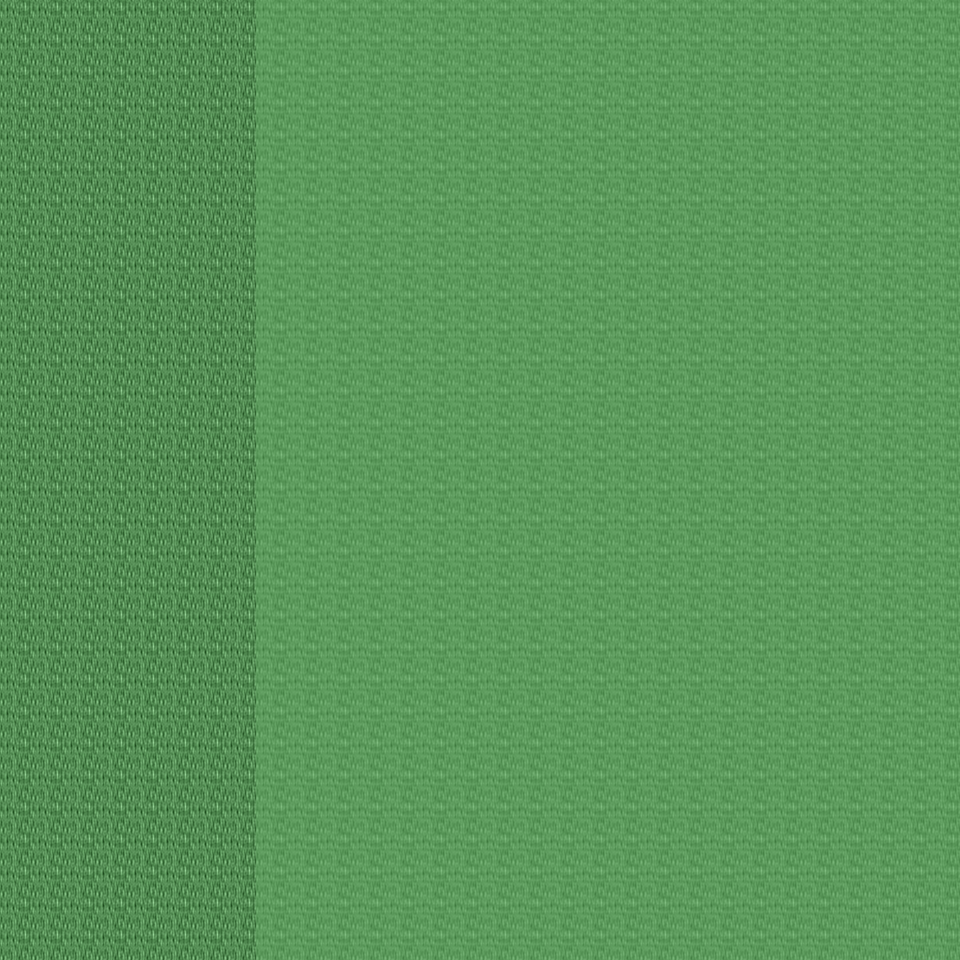

A 2D game scene composited from a Tiled map and its tileset images. What follows is a short description and the map's XML, with each tile layer's data collapsed to a summary:
An orthogonal 30x30 tile map with 32x32 px tiles, 6 tile layers (Ground, Object, Object2, Above, ...), 28 tilesets and 2 objects (2x mapchange).

<map version="1.0" orientation="orthogonal" renderorder="right-down" width="30" height="30" tilewidth="32" tileheight="32" nextobjectid="3">
  <tileset firstgid="1" name="tileset_ground_ground" tilewidth="32" tileheight="32" tilecount="33" columns="3">
    <image source="../drawable/tileset_ground_ground.png" width="96" height="352" />
  </tileset>
  <tileset firstgid="34" name="tileset_ground_ground_2" tilewidth="32" tileheight="32" tilecount="4" columns="4">
    <image source="../drawable/tileset_ground_ground_2.png" width="128" height="32" />
  </tileset>
  <tileset firstgid="38" name="tileset_ground_water_pool" tilewidth="32" tileheight="32" tilecount="72" columns="3">
    <image source="../drawable/tileset_ground_water_pool.png" width="96" height="768" />
  </tileset>
  <tileset firstgid="110" name="tileset_ground_ridge_earth_dark" tilewidth="32" tileheight="32" tilecount="96" columns="12">
    <image source="../drawable/tileset_ground_ridge_earth_dark.png" width="384" height="256" />
  </tileset>
  <tileset firstgid="206" name="tileset_plant_grasses" tilewidth="32" tileheight="32" tilecount="6" columns="3">
    <image source="../drawable/tileset_plant_grasses.png" width="96" height="64" />
  </tileset>
  <tileset firstgid="212" name="tileset_ground_rock_pebbles" tilewidth="32" tileheight="32" tilecount="3" columns="1">
    <image source="../drawable/tileset_ground_rock_pebbles.png" width="32" height="96" />
  </tileset>
  <tileset firstgid="215" name="tileset_plant_flower_daisy_yellow" tilewidth="32" tileheight="32" tilecount="8" columns="2">
    <image source="../drawable/tileset_plant_flower_daisy_yellow.png" width="64" height="128" />
  </tileset>
  <tileset firstgid="223" name="tileset_plant_flower_daisy_white" tilewidth="32" tileheight="32" tilecount="8" columns="2">
    <image source="../drawable/tileset_plant_flower_daisy_white.png" width="64" height="128" />
  </tileset>
  <tileset firstgid="231" name="tileset_ground_grass_edges" tilewidth="32" tileheight="32" tilecount="36" columns="12">
    <image source="../drawable/tileset_ground_grass_edges.png" width="384" height="96" />
  </tileset>
  <tileset firstgid="267" name="tileset_ground_earth_edges" tilewidth="32" tileheight="32" tilecount="18" columns="6">
    <image source="../drawable/tileset_ground_earth_edges.png" width="192" height="96" />
  </tileset>
  <tileset firstgid="285" name="tileset_ground_grass_corners" tilewidth="32" tileheight="32" tilecount="24" columns="6">
    <image source="../drawable/tileset_ground_grass_corners.png" width="192" height="128" />
  </tileset>
  <tileset firstgid="309" name="tileset_ground_square_paving" tilewidth="32" tileheight="32" tilecount="1" columns="1">
    <image source="../drawable/tileset_ground_square_paving.png" width="32" height="32" />
  </tileset>
  <tileset firstgid="310" name="tileset_plant_flower_daisy_red" tilewidth="32" tileheight="32" tilecount="8" columns="2">
    <image source="../drawable/tileset_plant_flower_daisy_red.png" width="64" height="128" />
  </tileset>
  <tileset firstgid="318" name="tileset_plant_flower_daisy_blue" tilewidth="32" tileheight="32" tilecount="8" columns="2">
    <image source="../drawable/tileset_plant_flower_daisy_blue.png" width="64" height="128" />
  </tileset>
  <tileset firstgid="326" name="tileset_plant_tree_tree_darkgreen" tilewidth="32" tileheight="32" tilecount="88" columns="8">
    <image source="../drawable/tileset_plant_tree_tree_darkgreen.png" width="256" height="352" />
  </tileset>
  <tileset firstgid="414" name="tileset_object_well" tilewidth="32" tileheight="32" tilecount="4" columns="2">
    <image source="../drawable/tileset_object_well.png" width="64" height="64" />
  </tileset>
  <tileset firstgid="418" name="tileset_plant_bush_bushes" tilewidth="32" tileheight="32" tilecount="10" columns="5">
    <image source="../drawable/tileset_plant_bush_bushes.png" width="160" height="64" />
  </tileset>
  <tileset firstgid="428" name="tileset_ground_eye" tilewidth="32" tileheight="32" tilecount="9" columns="3">
    <image source="../drawable/tileset_ground_eye.png" width="96" height="96" />
  </tileset>
  <tileset firstgid="437" name="tileset_plant_stump_rectangular" tilewidth="32" tileheight="32" tilecount="4" columns="2">
    <image source="../drawable/tileset_plant_stump_rectangular.png" width="64" height="64" />
  </tileset>
  <tileset firstgid="441" name="tileset_item_gothic_large_gravestone" tilewidth="32" tileheight="32" tilecount="9" columns="3">
    <image source="../drawable/tileset_item_gothic_large_gravestone.png" width="96" height="96" />
  </tileset>
  <tileset firstgid="450" name="tileset_logic_collision" tilewidth="32" tileheight="32" tilecount="1" columns="1">
    <image source="../drawable/tileset_logic_collision.png" width="32" height="32" />
  </tileset>
  <tileset firstgid="451" name="tileset_ground_rock_rubble" tilewidth="32" tileheight="32" tilecount="9" columns="3">
    <image source="../drawable/tileset_ground_rock_rubble.png" width="96" height="96" />
  </tileset>
  <tileset firstgid="460" name="tileset_ground_rock_rocks_3" tilewidth="32" tileheight="32" tilecount="16" columns="4">
    <image source="../drawable/tileset_ground_rock_rocks_3.png" width="128" height="128" />
  </tileset>
  <tileset firstgid="476" name="tileset_ground_rock_large_boulder" tilewidth="32" tileheight="32" tilecount="9" columns="3">
    <image source="../drawable/tileset_ground_rock_large_boulder.png" width="96" height="96" />
  </tileset>
  <tileset firstgid="485" name="tileset_ground_rock_large_pebble" tilewidth="32" tileheight="32" tilecount="2" columns="2">
    <image source="../drawable/tileset_ground_rock_large_pebble.png" width="64" height="32" />
  </tileset>
  <tileset firstgid="487" name="tileset_ground_rock_rocks_2" tilewidth="32" tileheight="32" tilecount="4" columns="2">
    <image source="../drawable/tileset_ground_rock_rocks_2.png" width="64" height="64" />
  </tileset>
  <tileset firstgid="491" name="tileset_ground_green_paving" tilewidth="32" tileheight="32" tilecount="18" columns="3">
    <image source="../drawable/tileset_ground_green_paving.png" width="96" height="192" />
  </tileset>
  <tileset firstgid="509" name="tileset_building_castle" tilewidth="32" tileheight="32" tilecount="320" columns="20">
    <image source="../drawable/tileset_building_castle.png" width="640" height="512" />
  </tileset>
  <layer name="Ground" width="30" height="30">
    <data>[900 cells, 900 non-empty, 3 distinct tile ids]</data>
  </layer>
  <layer name="Object" width="30" height="30">
    <data>[900 cells, 104 non-empty, 29 distinct tile ids]</data>
  </layer>
  <layer name="Object2" width="30" height="30">
    <data>[900 cells, 65 non-empty, 23 distinct tile ids]</data>
  </layer>
  <layer name="Above" width="30" height="30">
    <data>[900 cells, 243 non-empty, 26 distinct tile ids]</data>
  </layer>
  <layer name="Above2" width="30" height="30">
    <data>[900 cells, 0 non-empty, 0 distinct tile ids]</data>
  </layer>
  <layer name="Walkable" width="30" height="30">
    <data>[900 cells, 660 non-empty, 1 distinct tile ids]</data>
  </layer>
  <objectgroup name="MapEvents">
    <object id="1" name="south" type="mapchange" x="0" y="928" width="256" height="32">
      <properties>
        <property name="map" value="0_ados_mountain_n2_w2_x3_y1" />
        <property name="place" value="north" />
      </properties>
    </object>
    <object id="2" name="west" type="mapchange" x="0" y="0" width="32" height="960">
      <properties>
        <property name="map" value="0_ados_mountain_n2_w2_x2_y0" />
        <property name="place" value="east" />
      </properties>
    </object>
  </objectgroup>
</map>
